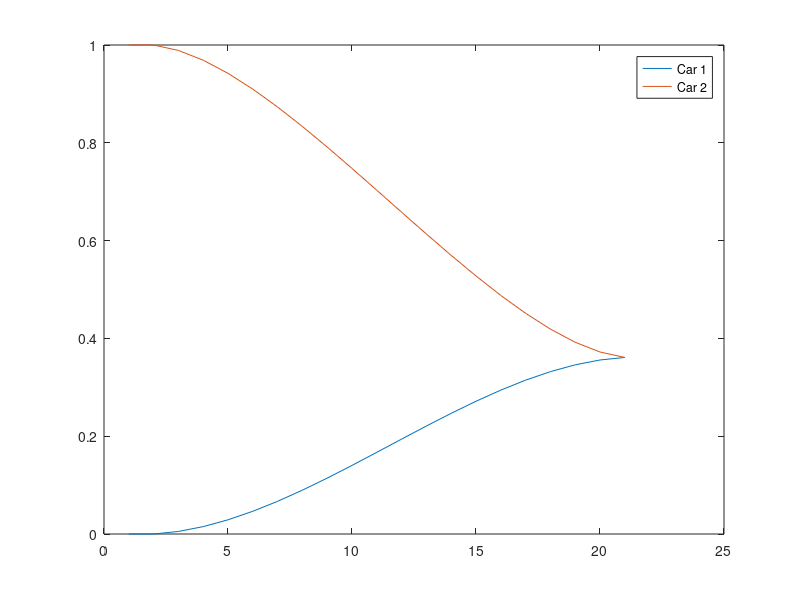

MATLAB code for this plot:
n = 20;
c_1 = zeros(1,n);
c_2 = zeros(1,n);
c_3 = zeros(1,n);
c_4 = zeros(1,n);

c_3(1) = 1;
c_4(1) = 1;
sum_1 = 0;
sum_2 = 0;
for i = 1:n-1
    sum_1 = sum_1 + c_3(i);
    sum_2 = sum_2 + c_4(i);
    c_1(i+1) = sum_1;
    c_2(i+1) = sum_2;
    c_3(i+1) = c_3(i)*.95;
    c_4(i+1) = c_4(i)*.8;
end

C = [ .1*c_1 (-.2)*c_2; .1*c_3 zeros(1, n); zeros(1, n) .2*c_4];

%QR Factorize C
[Q, R] = qr(C');
R = R(1:3, :);
Q = Q(:, 1:3);
y = [1; 0; 0];
%Solution x = Q R^-T y
a = R' \ y;
x = Q * a;

%Plot the positions of s and p
s = zeros(2, 21);
p = zeros(2, 21);
s(:, 1) = [0; 0];
p(:, 1) = [1; 0];
S_m = [1 1; 0 0.95];
S_v = [0; .1];
P_m = [1 1; 0 .8];
P_v = [0; .2];

%Note x = [u(19) u(18) ... u(0) v(19) v(18) ...]
for i = 1:n
       s(:, i+1) = S_m * s(:,i) + S_v * x(n+1-i);
       p(:, i+1) = P_m * p(:,i) + P_v * x(2*n+1-i);
end

plot(1:21, s(1, :));
hold on
plot(1:21, p(1, :));
legend('Car 1', 'Car 2')

